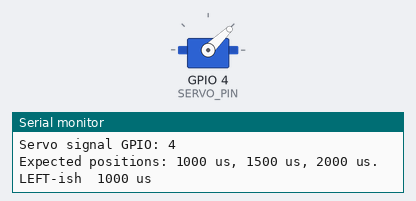
Recording of a sketch running on a simulated ESP32-S3. Parts: servo, the last lines printed to the serial monitor. Servo pulses on a pin are drawn as a servo (544–2400 µs = 0–180°).

Above: at 2.55 s.
At 6.55 s:
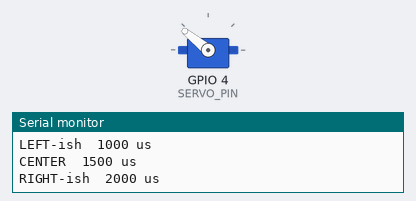
At 10.5 s:
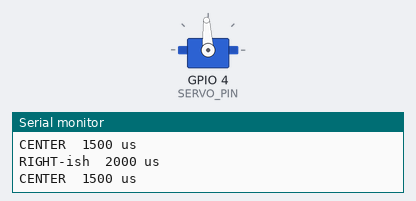
Timing chart, 0 to 12.9 s (numbered marks = the images above):
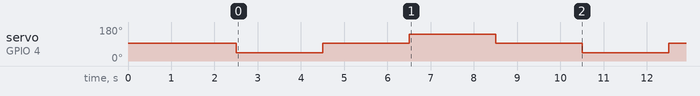

The sketch:

esp32_s3_level_shifter_servo_test.ino
```cpp
/*
  ESP32-S3 level-shifter servo signal test.

  Purpose:
    Verify that the ESP32 3.3 V servo signal is being shifted to a servo-friendly
    5 V signal and that the DS3245 servo responds.

  Wiring:
    ESP32 GPIO 4  -> level shifter LV/input channel
    ESP32 3V3     -> level shifter LV/VCCA
    5V logic      -> level shifter HV/VCCB
    ESP32 GND     -> level shifter GND

    level shifter HV/output channel -> servo signal wire
    servo red                       -> servo power positive
    servo brown/black               -> servo power negative
    servo power negative            -> ESP32 GND / common ground

  Serial Monitor:
    115200 baud

  Expected behavior:
    The servo should move between three positions:
      1000 us -> 1500 us -> 2000 us

  Safety:
    This uses conservative RC-servo pulses. If the mechanism hits a hard stop,
    disconnect power and reduce the pulse range.
*/

#include <Arduino.h>

#if __has_include(<esp_arduino_version.h>)
  #include <esp_arduino_version.h>
#endif

const int SERVO_PIN = 4;
const int SERVO_PWM_HZ = 50;
const int SERVO_PWM_BITS = 16;
const int SERVO_PWM_CHANNEL = 0; // Used only by Arduino-ESP32 2.x.

const int LEFT_US = 1000;
const int CENTER_US = 1500;
const int RIGHT_US = 2000;

void setupServoPwm() {
#if defined(ESP_ARDUINO_VERSION_MAJOR) && ESP_ARDUINO_VERSION_MAJOR >= 3
  ledcAttach(SERVO_PIN, SERVO_PWM_HZ, SERVO_PWM_BITS);
#else
  ledcSetup(SERVO_PWM_CHANNEL, SERVO_PWM_HZ, SERVO_PWM_BITS);
  ledcAttachPin(SERVO_PIN, SERVO_PWM_CHANNEL);
#endif
}

void writeServoUs(int pulseUs) {
  const uint32_t maxDuty = (1UL << SERVO_PWM_BITS) - 1;
  const uint32_t periodUs = 1000000UL / SERVO_PWM_HZ;
  uint32_t duty = (uint32_t)((pulseUs * (uint64_t)maxDuty) / periodUs);

#if defined(ESP_ARDUINO_VERSION_MAJOR) && ESP_ARDUINO_VERSION_MAJOR >= 3
  ledcWrite(SERVO_PIN, duty);
#else
  ledcWrite(SERVO_PWM_CHANNEL, duty);
#endif
}

void moveAndReport(const char *label, int pulseUs) {
  Serial.print(label);
  Serial.print("  ");
  Serial.print(pulseUs);
  Serial.println(" us");
  writeServoUs(pulseUs);
  delay(2000);
}

void setup() {
  Serial.begin(115200);
  delay(1500);

  Serial.println();
  Serial.println("ESP32-S3 level-shifter servo test starting.");
  Serial.print("Servo signal GPIO: ");
  Serial.println(SERVO_PIN);
  Serial.println("Expected positions: 1000 us, 1500 us, 2000 us.");

  setupServoPwm();
  writeServoUs(CENTER_US);
  delay(1000);
}

void loop() {
  moveAndReport("LEFT-ish", LEFT_US);
  moveAndReport("CENTER", CENTER_US);
  moveAndReport("RIGHT-ish", RIGHT_US);
  moveAndReport("CENTER", CENTER_US);
}
```

Measured:
- by itself, servo on GPIO 4 (SERVO_PIN): repeats every 8.0 s: 93° 2.0 s, 141° 2.0 s, 93° 2.0 s, 44° 2.0 s
